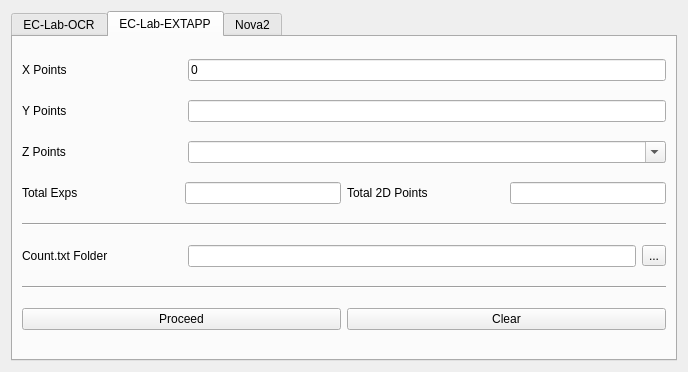
<?xml version="1.0" encoding="UTF-8"?>
<ui version="4.0">
 <class>Form</class>
 <widget class="QWidget" name="Form">
  <property name="geometry">
   <rect>
    <x>0</x>
    <y>0</y>
    <width>688</width>
    <height>372</height>
   </rect>
  </property>
  <property name="windowTitle">
   <string>Form</string>
  </property>
  <layout class="QVBoxLayout" name="verticalLayout">
   <item>
    <widget class="QTabWidget" name="tabWidget">
     <property name="currentIndex">
      <number>1</number>
     </property>
     <widget class="QWidget" name="tab_eclab1">
      <attribute name="title">
       <string>EC-Lab-OCR</string>
      </attribute>
      <layout class="QVBoxLayout" name="verticalLayout_2">
       <item>
        <layout class="QHBoxLayout" name="horizontalLayout_42" stretch="1,3">
         <item>
          <widget class="QLabel" name="label_xp_tab1_5">
           <property name="sizePolicy">
            <sizepolicy hsizetype="Expanding" vsizetype="Fixed">
             <horstretch>0</horstretch>
             <verstretch>0</verstretch>
            </sizepolicy>
           </property>
           <property name="text">
            <string>X Points</string>
           </property>
          </widget>
         </item>
         <item>
          <widget class="QLineEdit" name="lineEdit_xp_tab1_5">
           <property name="sizePolicy">
            <sizepolicy hsizetype="Expanding" vsizetype="Maximum">
             <horstretch>0</horstretch>
             <verstretch>0</verstretch>
            </sizepolicy>
           </property>
           <property name="text">
            <string>0</string>
           </property>
           <property name="placeholderText">
            <string>(&lt;start&gt; &lt;end&gt; &lt;interval&gt;) or use ',' as seperator</string>
           </property>
          </widget>
         </item>
        </layout>
       </item>
       <item>
        <layout class="QHBoxLayout" name="horizontalLayout_46" stretch="1,3">
         <item>
          <widget class="QLabel" name="label_yp_tab1_5">
           <property name="sizePolicy">
            <sizepolicy hsizetype="Expanding" vsizetype="Fixed">
             <horstretch>0</horstretch>
             <verstretch>0</verstretch>
            </sizepolicy>
           </property>
           <property name="text">
            <string>Y Points</string>
           </property>
          </widget>
         </item>
         <item>
          <widget class="QLineEdit" name="lineEdit_yp_tab1_5">
           <property name="sizePolicy">
            <sizepolicy hsizetype="Expanding" vsizetype="Maximum">
             <horstretch>0</horstretch>
             <verstretch>0</verstretch>
            </sizepolicy>
           </property>
           <property name="text">
            <string>0</string>
           </property>
           <property name="placeholderText">
            <string>(&lt;start&gt; &lt;end&gt; &lt;interval&gt;) or use ',' as seperator</string>
           </property>
          </widget>
         </item>
        </layout>
       </item>
       <item>
        <layout class="QHBoxLayout" name="horizontalLayout_44" stretch="1,3">
         <item>
          <widget class="QLabel" name="label_zp_tab1_5">
           <property name="sizePolicy">
            <sizepolicy hsizetype="Expanding" vsizetype="Fixed">
             <horstretch>0</horstretch>
             <verstretch>0</verstretch>
            </sizepolicy>
           </property>
           <property name="text">
            <string>Z Points</string>
           </property>
          </widget>
         </item>
         <item>
          <widget class="QComboBox" name="combo_zp_tab1_5">
           <property name="editable">
            <bool>true</bool>
           </property>
          </widget>
         </item>
        </layout>
       </item>
       <item>
        <layout class="QHBoxLayout" name="horizontalLayout_43">
         <item>
          <widget class="QLabel" name="label_3d_tab1_5">
           <property name="sizePolicy">
            <sizepolicy hsizetype="Expanding" vsizetype="Fixed">
             <horstretch>0</horstretch>
             <verstretch>0</verstretch>
            </sizepolicy>
           </property>
           <property name="text">
            <string>Total Exps</string>
           </property>
          </widget>
         </item>
         <item>
          <widget class="QLineEdit" name="lineEdit_3d_tab1_5">
           <property name="sizePolicy">
            <sizepolicy hsizetype="Expanding" vsizetype="Fixed">
             <horstretch>0</horstretch>
             <verstretch>0</verstretch>
            </sizepolicy>
           </property>
           <property name="readOnly">
            <bool>false</bool>
           </property>
           <property name="placeholderText">
            <string/>
           </property>
          </widget>
         </item>
         <item>
          <widget class="QLabel" name="label_2d_tab1_5">
           <property name="sizePolicy">
            <sizepolicy hsizetype="Expanding" vsizetype="Fixed">
             <horstretch>0</horstretch>
             <verstretch>0</verstretch>
            </sizepolicy>
           </property>
           <property name="text">
            <string>Total 2D Points</string>
           </property>
          </widget>
         </item>
         <item>
          <widget class="QLineEdit" name="lineEdit_2d_tab1_5">
           <property name="sizePolicy">
            <sizepolicy hsizetype="Expanding" vsizetype="Maximum">
             <horstretch>0</horstretch>
             <verstretch>0</verstretch>
            </sizepolicy>
           </property>
           <property name="readOnly">
            <bool>true</bool>
           </property>
           <property name="placeholderText">
            <string/>
           </property>
          </widget>
         </item>
        </layout>
       </item>
       <item>
        <widget class="Line" name="line_1">
         <property name="orientation">
          <enum>Qt::Horizontal</enum>
         </property>
        </widget>
       </item>
       <item>
        <layout class="QHBoxLayout" name="horizontalLayout_47" stretch="1,3">
         <item>
          <widget class="QLabel" name="label_TriggerTech_tab1">
           <property name="text">
            <string>Trigger Tech</string>
           </property>
          </widget>
         </item>
         <item>
          <widget class="QLineEdit" name="lineEdit_TriggerTech_tab1">
           <property name="placeholderText">
            <string>Example: 1.CV,4.WAIT</string>
           </property>
          </widget>
         </item>
        </layout>
       </item>
       <item>
        <layout class="QHBoxLayout" name="horizontalLayout_48">
         <item>
          <widget class="QPushButton" name="pushButton_Select_5">
           <property name="enabled">
            <bool>true</bool>
           </property>
           <property name="sizePolicy">
            <sizepolicy hsizetype="Expanding" vsizetype="Fixed">
             <horstretch>0</horstretch>
             <verstretch>0</verstretch>
            </sizepolicy>
           </property>
           <property name="text">
            <string>Select OCR Region</string>
           </property>
          </widget>
         </item>
        </layout>
       </item>
       <item>
        <widget class="Line" name="line_2">
         <property name="orientation">
          <enum>Qt::Horizontal</enum>
         </property>
        </widget>
       </item>
       <item>
        <layout class="QHBoxLayout" name="horizontalLayout_45">
         <item>
          <widget class="QPushButton" name="pushButton_Proceed_tab1_5">
           <property name="enabled">
            <bool>true</bool>
           </property>
           <property name="sizePolicy">
            <sizepolicy hsizetype="Expanding" vsizetype="Fixed">
             <horstretch>0</horstretch>
             <verstretch>0</verstretch>
            </sizepolicy>
           </property>
           <property name="text">
            <string>Proceed</string>
           </property>
          </widget>
         </item>
         <item>
          <widget class="QPushButton" name="pushButton_Clear_tab1_5">
           <property name="sizePolicy">
            <sizepolicy hsizetype="Expanding" vsizetype="Fixed">
             <horstretch>0</horstretch>
             <verstretch>0</verstretch>
            </sizepolicy>
           </property>
           <property name="text">
            <string>Clear</string>
           </property>
          </widget>
         </item>
        </layout>
       </item>
      </layout>
     </widget>
     <widget class="QWidget" name="tab_eclab1_2">
      <attribute name="title">
       <string>EC-Lab-EXTAPP</string>
      </attribute>
      <layout class="QVBoxLayout" name="verticalLayout_4">
       <item>
        <layout class="QHBoxLayout" name="horizontalLayout_5" stretch="1,3">
         <item>
          <widget class="QLabel" name="label_xp_2">
           <property name="sizePolicy">
            <sizepolicy hsizetype="Expanding" vsizetype="Fixed">
             <horstretch>0</horstretch>
             <verstretch>0</verstretch>
            </sizepolicy>
           </property>
           <property name="text">
            <string>X Points</string>
           </property>
          </widget>
         </item>
         <item>
          <widget class="QLineEdit" name="lineEdit_xp_2">
           <property name="sizePolicy">
            <sizepolicy hsizetype="Expanding" vsizetype="Maximum">
             <horstretch>0</horstretch>
             <verstretch>0</verstretch>
            </sizepolicy>
           </property>
           <property name="text">
            <string>0</string>
           </property>
           <property name="placeholderText">
            <string>(&lt;start&gt; &lt;end&gt; &lt;interval&gt;) or use ',' as seperator</string>
           </property>
          </widget>
         </item>
        </layout>
       </item>
       <item>
        <layout class="QHBoxLayout" name="horizontalLayout_6" stretch="1,3">
         <item>
          <widget class="QLabel" name="label_zp_4">
           <property name="sizePolicy">
            <sizepolicy hsizetype="Expanding" vsizetype="Fixed">
             <horstretch>0</horstretch>
             <verstretch>0</verstretch>
            </sizepolicy>
           </property>
           <property name="text">
            <string>Y Points</string>
           </property>
          </widget>
         </item>
         <item>
          <widget class="QLineEdit" name="lineEdit"/>
         </item>
        </layout>
       </item>
       <item>
        <layout class="QHBoxLayout" name="horizontalLayout_10" stretch="1,3">
         <item>
          <widget class="QLabel" name="label_zp_5">
           <property name="sizePolicy">
            <sizepolicy hsizetype="Expanding" vsizetype="Fixed">
             <horstretch>0</horstretch>
             <verstretch>0</verstretch>
            </sizepolicy>
           </property>
           <property name="text">
            <string>Z Points</string>
           </property>
          </widget>
         </item>
         <item>
          <widget class="QComboBox" name="combo_zp_3">
           <property name="editable">
            <bool>true</bool>
           </property>
          </widget>
         </item>
        </layout>
       </item>
       <item>
        <layout class="QHBoxLayout" name="horizontalLayout_11">
         <item>
          <widget class="QLabel" name="label_zp_6">
           <property name="sizePolicy">
            <sizepolicy hsizetype="Expanding" vsizetype="Fixed">
             <horstretch>0</horstretch>
             <verstretch>0</verstretch>
            </sizepolicy>
           </property>
           <property name="text">
            <string>Total Exps</string>
           </property>
          </widget>
         </item>
         <item>
          <widget class="QLineEdit" name="lineEdit_total_exp_2">
           <property name="sizePolicy">
            <sizepolicy hsizetype="Expanding" vsizetype="Fixed">
             <horstretch>0</horstretch>
             <verstretch>0</verstretch>
            </sizepolicy>
           </property>
           <property name="readOnly">
            <bool>false</bool>
           </property>
           <property name="placeholderText">
            <string/>
           </property>
          </widget>
         </item>
         <item>
          <widget class="QLabel" name="label_zp_7">
           <property name="sizePolicy">
            <sizepolicy hsizetype="Expanding" vsizetype="Fixed">
             <horstretch>0</horstretch>
             <verstretch>0</verstretch>
            </sizepolicy>
           </property>
           <property name="text">
            <string>Total 2D Points</string>
           </property>
          </widget>
         </item>
         <item>
          <widget class="QLineEdit" name="lineEdit_total_2d_2">
           <property name="sizePolicy">
            <sizepolicy hsizetype="Expanding" vsizetype="Maximum">
             <horstretch>0</horstretch>
             <verstretch>0</verstretch>
            </sizepolicy>
           </property>
           <property name="readOnly">
            <bool>true</bool>
           </property>
           <property name="placeholderText">
            <string/>
           </property>
          </widget>
         </item>
        </layout>
       </item>
       <item>
        <widget class="Line" name="line_3">
         <property name="orientation">
          <enum>Qt::Horizontal</enum>
         </property>
        </widget>
       </item>
       <item>
        <layout class="QHBoxLayout" name="horizontalLayout_12" stretch="1,3">
         <item>
          <widget class="QLabel" name="label_4">
           <property name="text">
            <string>Count.txt Folder</string>
           </property>
          </widget>
         </item>
         <item>
          <layout class="QHBoxLayout" name="horizontalLayout">
           <item>
            <widget class="QLineEdit" name="lineEdit_stbr_2"/>
           </item>
           <item>
            <widget class="QToolButton" name="toolButton">
             <property name="text">
              <string>...</string>
             </property>
            </widget>
           </item>
          </layout>
         </item>
        </layout>
       </item>
       <item>
        <widget class="Line" name="line_8">
         <property name="orientation">
          <enum>Qt::Horizontal</enum>
         </property>
        </widget>
       </item>
       <item>
        <layout class="QHBoxLayout" name="horizontalLayout_13">
         <item>
          <widget class="QPushButton" name="proceed">
           <property name="enabled">
            <bool>true</bool>
           </property>
           <property name="sizePolicy">
            <sizepolicy hsizetype="Expanding" vsizetype="Fixed">
             <horstretch>0</horstretch>
             <verstretch>0</verstretch>
            </sizepolicy>
           </property>
           <property name="text">
            <string>Proceed</string>
           </property>
          </widget>
         </item>
         <item>
          <widget class="QPushButton" name="clear">
           <property name="sizePolicy">
            <sizepolicy hsizetype="Expanding" vsizetype="Fixed">
             <horstretch>0</horstretch>
             <verstretch>0</verstretch>
            </sizepolicy>
           </property>
           <property name="text">
            <string>Clear</string>
           </property>
          </widget>
         </item>
        </layout>
       </item>
      </layout>
     </widget>
     <widget class="QWidget" name="tab_nova">
      <attribute name="title">
       <string>Nova2</string>
      </attribute>
      <layout class="QVBoxLayout" name="verticalLayout_5">
       <item>
        <layout class="QHBoxLayout" name="horizontalLayout_16" stretch="1,3">
         <item>
          <widget class="QLabel" name="label_xp_3">
           <property name="sizePolicy">
            <sizepolicy hsizetype="Expanding" vsizetype="Fixed">
             <horstretch>0</horstretch>
             <verstretch>0</verstretch>
            </sizepolicy>
           </property>
           <property name="text">
            <string>X Points</string>
           </property>
          </widget>
         </item>
         <item>
          <widget class="QLineEdit" name="lineEdit_xp_3">
           <property name="sizePolicy">
            <sizepolicy hsizetype="Expanding" vsizetype="Maximum">
             <horstretch>0</horstretch>
             <verstretch>0</verstretch>
            </sizepolicy>
           </property>
           <property name="text">
            <string>0</string>
           </property>
           <property name="placeholderText">
            <string>(&lt;start&gt; &lt;end&gt; &lt;interval&gt;) or use ',' as seperator</string>
           </property>
          </widget>
         </item>
        </layout>
       </item>
       <item>
        <layout class="QHBoxLayout" name="horizontalLayout_14" stretch="1,3">
         <item>
          <widget class="QLabel" name="label_zp_8">
           <property name="sizePolicy">
            <sizepolicy hsizetype="Expanding" vsizetype="Fixed">
             <horstretch>0</horstretch>
             <verstretch>0</verstretch>
            </sizepolicy>
           </property>
           <property name="text">
            <string>Y Points</string>
           </property>
          </widget>
         </item>
         <item>
          <widget class="QLineEdit" name="lineEdit_2"/>
         </item>
        </layout>
       </item>
       <item>
        <layout class="QHBoxLayout" name="horizontalLayout_15" stretch="1,3">
         <item>
          <widget class="QLabel" name="label_zp_9">
           <property name="sizePolicy">
            <sizepolicy hsizetype="Expanding" vsizetype="Fixed">
             <horstretch>0</horstretch>
             <verstretch>0</verstretch>
            </sizepolicy>
           </property>
           <property name="text">
            <string>Z Points</string>
           </property>
          </widget>
         </item>
         <item>
          <widget class="QComboBox" name="combo_zp_4">
           <property name="editable">
            <bool>true</bool>
           </property>
          </widget>
         </item>
        </layout>
       </item>
       <item>
        <layout class="QHBoxLayout" name="horizontalLayout_20">
         <item>
          <widget class="QLabel" name="label_zp_10">
           <property name="sizePolicy">
            <sizepolicy hsizetype="Expanding" vsizetype="Fixed">
             <horstretch>0</horstretch>
             <verstretch>0</verstretch>
            </sizepolicy>
           </property>
           <property name="text">
            <string>Total Exps</string>
           </property>
          </widget>
         </item>
         <item>
          <widget class="QLineEdit" name="lineEdit_total_exp_3">
           <property name="sizePolicy">
            <sizepolicy hsizetype="Expanding" vsizetype="Fixed">
             <horstretch>0</horstretch>
             <verstretch>0</verstretch>
            </sizepolicy>
           </property>
           <property name="readOnly">
            <bool>false</bool>
           </property>
           <property name="placeholderText">
            <string/>
           </property>
          </widget>
         </item>
         <item>
          <widget class="QLabel" name="label_zp_11">
           <property name="sizePolicy">
            <sizepolicy hsizetype="Expanding" vsizetype="Fixed">
             <horstretch>0</horstretch>
             <verstretch>0</verstretch>
            </sizepolicy>
           </property>
           <property name="text">
            <string>Total 2D Points</string>
           </property>
          </widget>
         </item>
         <item>
          <widget class="QLineEdit" name="lineEdit_total_2d_3">
           <property name="sizePolicy">
            <sizepolicy hsizetype="Expanding" vsizetype="Maximum">
             <horstretch>0</horstretch>
             <verstretch>0</verstretch>
            </sizepolicy>
           </property>
           <property name="readOnly">
            <bool>true</bool>
           </property>
           <property name="placeholderText">
            <string/>
           </property>
          </widget>
         </item>
        </layout>
       </item>
       <item>
        <widget class="Line" name="line">
         <property name="orientation">
          <enum>Qt::Horizontal</enum>
         </property>
        </widget>
       </item>
       <item>
        <layout class="QHBoxLayout" name="horizontalLayout_18" stretch="1,3">
         <item>
          <widget class="QLabel" name="label_5">
           <property name="text">
            <string>Experiment Folder</string>
           </property>
          </widget>
         </item>
         <item>
          <layout class="QHBoxLayout" name="horizontalLayout_19">
           <item>
            <widget class="QLineEdit" name="lineEdit_stbr_3"/>
           </item>
           <item>
            <widget class="QToolButton" name="toolButton_2">
             <property name="text">
              <string>...</string>
             </property>
            </widget>
           </item>
          </layout>
         </item>
        </layout>
       </item>
       <item>
        <layout class="QHBoxLayout" name="horizontalLayout_49" stretch="1,3">
         <item>
          <widget class="QLabel" name="label_9">
           <property name="text">
            <string>Rename Pattern</string>
           </property>
          </widget>
         </item>
         <item>
          <widget class="QLineEdit" name="lineEdit_3"/>
         </item>
        </layout>
       </item>
       <item>
        <widget class="Line" name="line_14">
         <property name="orientation">
          <enum>Qt::Horizontal</enum>
         </property>
        </widget>
       </item>
       <item>
        <layout class="QHBoxLayout" name="horizontalLayout_94">
         <item>
          <widget class="QPushButton" name="proceed_2">
           <property name="enabled">
            <bool>true</bool>
           </property>
           <property name="sizePolicy">
            <sizepolicy hsizetype="Expanding" vsizetype="Fixed">
             <horstretch>0</horstretch>
             <verstretch>0</verstretch>
            </sizepolicy>
           </property>
           <property name="text">
            <string>Proceed</string>
           </property>
          </widget>
         </item>
         <item>
          <widget class="QPushButton" name="clear_2">
           <property name="sizePolicy">
            <sizepolicy hsizetype="Expanding" vsizetype="Fixed">
             <horstretch>0</horstretch>
             <verstretch>0</verstretch>
            </sizepolicy>
           </property>
           <property name="text">
            <string>Clear</string>
           </property>
          </widget>
         </item>
        </layout>
       </item>
      </layout>
     </widget>
    </widget>
   </item>
  </layout>
 </widget>
 <resources/>
 <connections/>
</ui>
